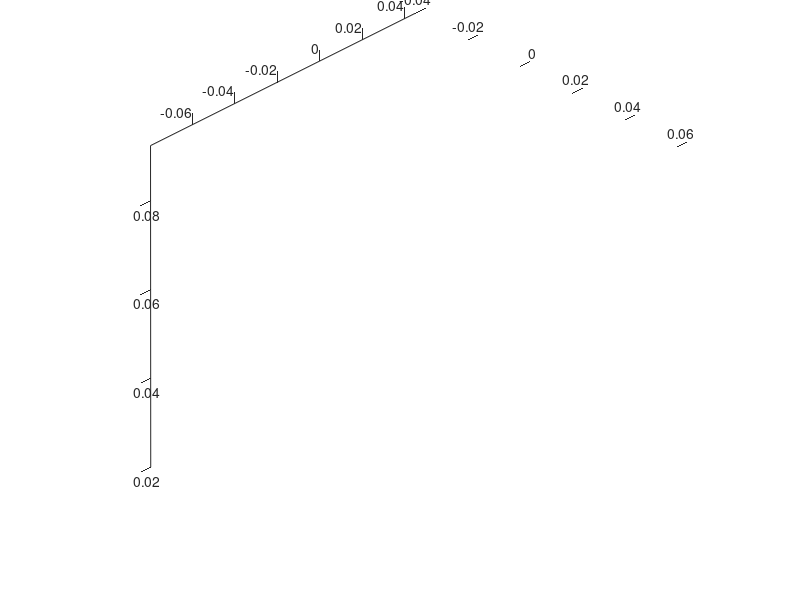

Here is the MATLAB script that generated this plot:
set(gca,'CameraPosition', [-0.878415 0.471584 0.707998]);
set(gca,'CameraTarget', [-0.01735 0.0562 0.01])
set(gca,'CameraUpVector', [0.287171 0.929448 -0.231644]);
set(gca,'CameraViewAngle', [6.6553])


axis([-0.0797    0.0450    0.0200    0.0924   -0.0400    0.0600]);
